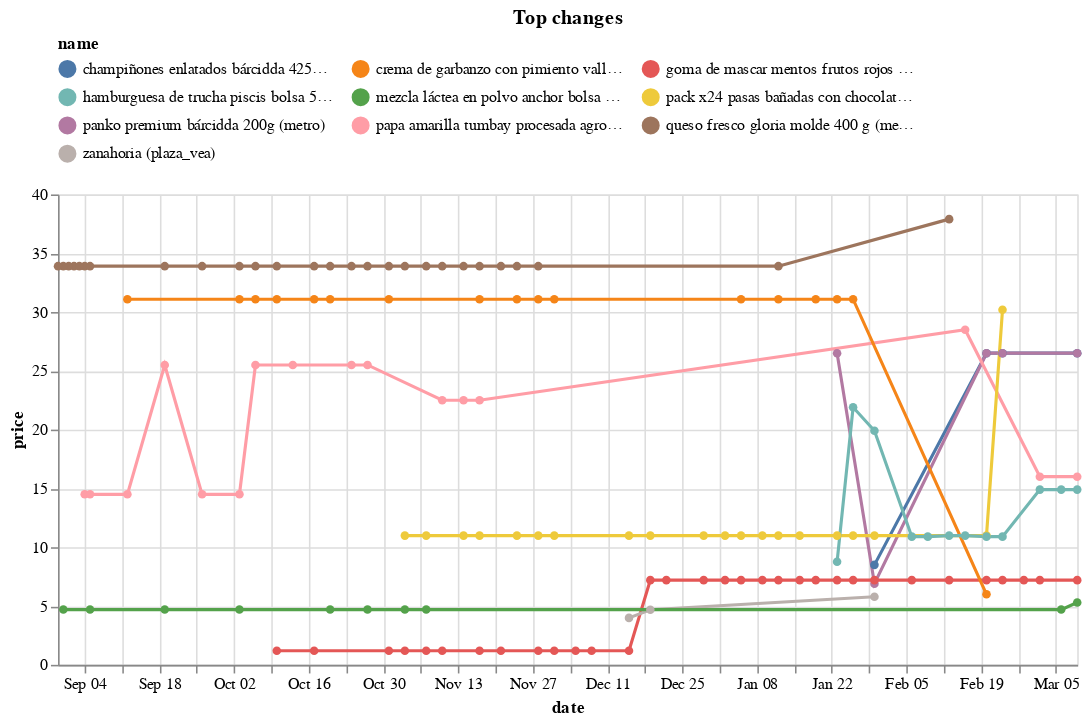

The code cell stored with this chart in its notebook:
### Code cell
(top_changes
 .head(10)
 .drop('change', axis=1)
 .merge(df, on=['store','sku'])
 .pipe(alt.Chart)
 .mark_line(point=True)
 .encode(x='date', y='price', color='name', tooltip=['name','price'])
 .properties(width=650, title='Top changes')
 .configure_legend(orient='top', columns=3)
)

### Figure 1 — Vega-Lite specification as saved in the notebook (floating-point values rounded to 4 significant figures; data arrays with more than 128 entries replaced by an {"elided": "..."} marker saying what was removed)
{"config": {"view": {"continuousWidth": 400, "continuousHeight": 300}, "legend": {"columns": 3, "orient": "top"}}, "data": {"name": "data-4a66e88ffb8846bd9266dd74be3e0f8b"}, "mark": {"type": "line", "point": true}, "encoding": {"color": {"field": "name", "type": "nominal"}, "tooltip": [{"field": "name", "type": "nominal"}, {"field": "price", "type": "quantitative"}], "x": {"field": "date", "type": "temporal"}, "y": {"field": "price", "type": "quantitative"}}, "title": "Top changes", "width": 650, "$schema": "https://vega.github.io/schema/vega-lite/v4.17.0.json", "datasets": {"data-4a66e88ffb8846bd9266dd74be3e0f8b": {"elided": "146 records"}}}
